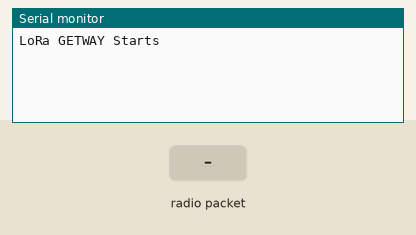
This sketch was run on a simulated Arduino Uno, built with avr-gcc and run on an emulated ATmega328P. Shown: the last lines printed to the serial monitor. The inputs (shaded band) are chosen by the test bench. No radio packets arrive unless stated.

Above: at 1.2 s.
1.3 s: radio packet "1" arrives
At 2.5 s:
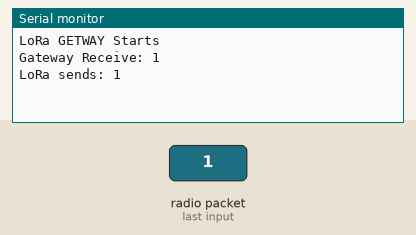
2.8 s: radio packet "0" arrives
At 3.7 s:
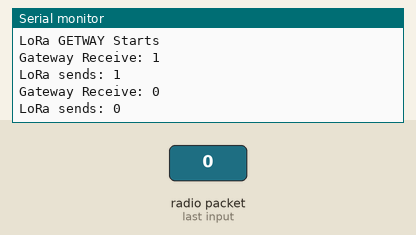
4.3 s: radio packet "2" arrives
At 4.9 s:
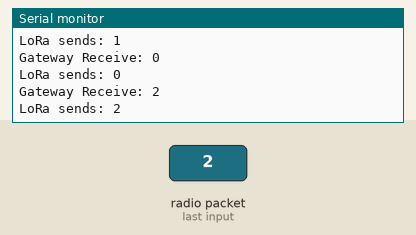

The sketch:

LoRa_GetWay.ino
```cpp
#include <SPI.h>
#include <LoRa.h>

#define DI00 2
#define PIN_SPI_RST   9
#define PIN_SPI_SS    10
/*
#define PIN_SPI_MOSI  11
#define PIN_SPI_MISO  12
#define PIN_SPI_SCK   13
*/

// Functions declirations
void LoRa_sendMessage(String message);
void LoRa_rxMode();
void LoRa_txMode();
void onReceive(int packetSize);
void onTxDone();
boolean runEvery(unsigned long interval);

void setup() {
  Serial.begin(115200);
  while (!Serial);

  //LoRa.setPins(PIN_SPI_SS, PIN_SPI_RST, DI00);
  while ( ! LoRa.begin(433E6) );  // GREECE: 433,050–434,040 MHz  434,040–434,790 MHz

  /*
  LoRa.setSpreadingFactor(7); // 6 - 12
  LoRa.setSignalBandwidth(125E3); // 125, 250, 500
  LoRa.setTxPower(16);  // Max 20
  //LoRa.setSyncWord(3); // Big delay
  LoRa.setCodingRate4(5); // 5,6,7,8
  //LoRa.setPreambleLength(3);
  //LoRa.crc();
  */

  LoRa.onReceive(onReceive);
  LoRa.onTxDone(onTxDone);
  LoRa_rxMode();

  Serial.println("LoRa GETWAY Starts");
}

void loop() {

  if ( runEvery(50) ) {
    int packetSize = LoRa.parsePacket();
    onReceive(packetSize);
  }

}

// Enable tx mode and send the message
void LoRa_sendMessage(String message) {
  Serial.println("LoRa sends: " + message);
  LoRa_txMode();                        // set tx mode
  LoRa.beginPacket();                   // start packet
  LoRa.print(message);                  // add payload
  LoRa.endPacket(true);                 // finish packet and send it
}

// Enable receive mode, get and send the packet
void onReceive(int packetSize) {
  if ( packetSize ) {
    String message = "";
    while ( LoRa.available() ) {
      message += (char)LoRa.read();
    }
    Serial.print("Gateway Receive: ");
    Serial.println(message);
    LoRa_sendMessage(message);
  }
}

void LoRa_rxMode() {
  LoRa.disableInvertIQ();               // normal mode
  LoRa.receive();                       // set receive mode
}

void LoRa_txMode() {
  LoRa.idle();                          // set standby mode
  LoRa.enableInvertIQ();                // active invert I and Q signals
}

void onTxDone() {
  Serial.println("TxDone");
  LoRa_rxMode();
}

// Async delay function
boolean runEvery(unsigned long interval) {
  static unsigned long previousMillis = 0;
  unsigned long currentMillis = millis();
  if (currentMillis - previousMillis >= interval)
  {
    previousMillis = currentMillis;
    return true;
  }
  return false;
}
```

Measured:
- after the input at 1.3 s, the serial monitor: prints a new line at once (image 1)
- after the input at 2.8 s, the serial monitor: prints a new line at once (image 2)
- after the input at 4.3 s, the serial monitor: prints a new line at once (image 3)
